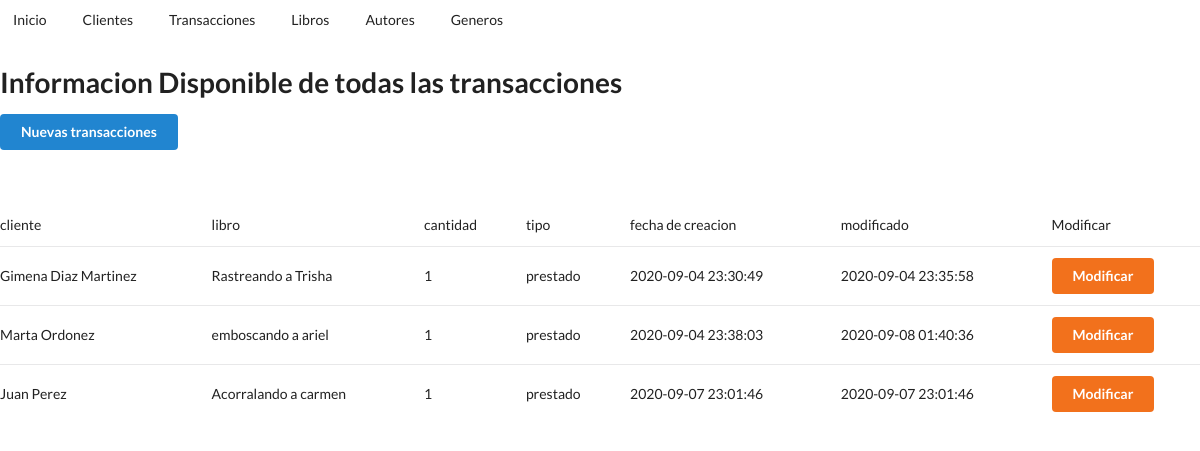
Screenshot of /transacciones.php with the database file from the repository.
### tables this page shows
CREATE TABLE `transactions` (
  `transaction_id` int(10) UNSIGNED NOT NULL,
  `book_id` int(10) UNSIGNED NOT NULL,
  `client_id` int(10) UNSIGNED NOT NULL,
  `type` enum('prestado','devuelto') DEFAULT NULL,
  `book_quantity` int(10) DEFAULT NULL COMMENT 'cuantos libros se van a prestar',
  `created_at` timestamp NOT NULL DEFAULT current_timestamp(),
  `updated_at` timestamp NOT NULL DEFAULT current_timestamp() ON UPDATE current_timestamp(),
  `finished` tinyint(1) NOT NULL
);

CREATE TABLE `clients` (
  `client_id` int(10) UNSIGNED NOT NULL,
  `cname` varchar(50) NOT NULL,
  `csurname` varchar(50) NOT NULL,
  `email` varchar(100) NOT NULL,
  `birthdate` date DEFAULT NULL,
  `gender` enum('M','F','ND') NOT NULL,
  `active` tinyint(1) NOT NULL DEFAULT 1,
  `created_at` timestamp NOT NULL DEFAULT current_timestamp(),
  `updated_at` timestamp NOT NULL DEFAULT current_timestamp() ON UPDATE current_timestamp()
);

CREATE TABLE `books` (
  `book_id` int(10) UNSIGNED NOT NULL,
  `author_id` int(10) UNSIGNED DEFAULT NULL,
  `genre_id` int(10) UNSIGNED DEFAULT NULL,
  `title` varchar(100) NOT NULL,
  `year` int(10) UNSIGNED NOT NULL DEFAULT 1900,
  `lang_id` int(10) UNSIGNED NOT NULL,
  `copies` int(11) NOT NULL DEFAULT 1,
  `description` text DEFAULT NULL
);

### conexion.php (called while the page is built, shortened)
<?php
class Conexion{
    private $host="localhost";
    private $user="root";
    private $password="";
    private $base="libreria";
    public $sentencia;
    private $conexion;
    private function abrir_conexion(){
        $this->conexion=new mysqli($this->host,$this->user,$this->password,$this->base);
    }
    public function obtener_sentencia(){
        $resultado=$this->conexion->query($this->sentencia);
        return $resultado;
    }
}
?>

### transacciones_conexion.php (called while the page is built, shortened)
<?php
include("conexion.php");
class Transaccion extends Conexion{
    public function index_transaccion(){
        $this->sentencia="SELECT t.transaction_id,c.cname,c.csurname, b.title,t.book_quantity, t.type,t.created_at,t.updated_at
        FROM transactions AS t
        JOIN books AS b
        on t.book_id =b.book_id
        JOIN clients AS c
        on c.client_id =t.client_id";
        $resultado=$this->obtener_sentencia();
        return $resultado;
    }
}
?>

### transacciones.php (the view, shortened to what this page needs)
<!DOCTYPE html>
<html lang="en">
<head>
    <link rel="stylesheet" type="text/css" href="Semantic-UI-CSS-master/semantic.min.css">
</head>
<body>
    <div class="ui teal secondary  menu">
  <a href="index.php"  class="item">
    Inicio
  </a>
  <a href="clientes.php" class="item">
    Clientes
  </a>
  <a href="transacciones.php" class="item">
    Transacciones
  </a>
  <a href="libros.php" class="item">
    Libros
  </a>
  <a href="autores.php" class="item">
    Autores
  </a>
  <a href="generos.php" class="item">
    Generos
  </a>
</div>
    <h1>Informacion Disponible de todas las transacciones</h1>
    <a href="alta_transacciones.php" class="ui primary button" >Nuevas transacciones</a><br><br><br>
    <?php
        require_once("transacciones_conexion.php");
        $obj= new Transaccion();
        $resultado=$obj->index_transaccion();
        echo "<table id='tablaContacto' class='ui very basic table'>";
        echo "<tr>";
        echo "<td class='encabezado'>cliente</td>";
        echo "<td class='encabezado'>libro</td>";
        echo "<td class='encabezado'>cantidad</td>";
        echo "<td class='encabezado'>tipo</td>";
        echo "<td class='encabezado'>fecha de creacion</td>";
        echo "<td class='encabezado'>modificado</td>";
        echo "<td class='encabezado'>Modificar</td>";
        echo "</tr>";
    while ($registro=$resultado->fetch_assoc()) {
        echo"<tr>";
        echo"<td>".$registro["cname"]." ".$registro["csurname"]."</td>";
        echo"<td>".$registro["title"]."</td>";
        echo"<td>".$registro["book_quantity"]."</td>";
        echo"<td>".$registro["type"]."</td>";
        echo"<td>".$registro["created_at"]."</td>";
        echo"<td>".$registro["updated_at"]."</td>";
        ?>
        <td>
            <form action="transaccion_modificar.php" method="post">
            <input type="submit" class="ui orange right button" name="cargar"  value="Modificar" >
            </form>
        </td>
<?php
        echo"</tr>";
    }
    echo"</table>";
?>
</body>
</html>

### rows the page displays
transactions: client.cname "Gimena", client.csurname "Diaz Martinez", book.title "Rastreando a Trisha", book_quantity "1", type "prestado", created_at "2020-09-04 23:30:49", updated_at "2020-09-04 23:35:58"
transactions: client.cname "Marta", client.csurname "Ordonez", book.title "emboscando a ariel", book_quantity "1", type "prestado", created_at "2020-09-04 23:38:03", updated_at "2020-09-08 01:40:36"
transactions: client.cname "Juan", client.csurname "Perez", book.title "Acorralando a carmen", book_quantity "1", type "prestado", created_at "2020-09-07 23:01:46", updated_at "2020-09-07 23:01:46"
